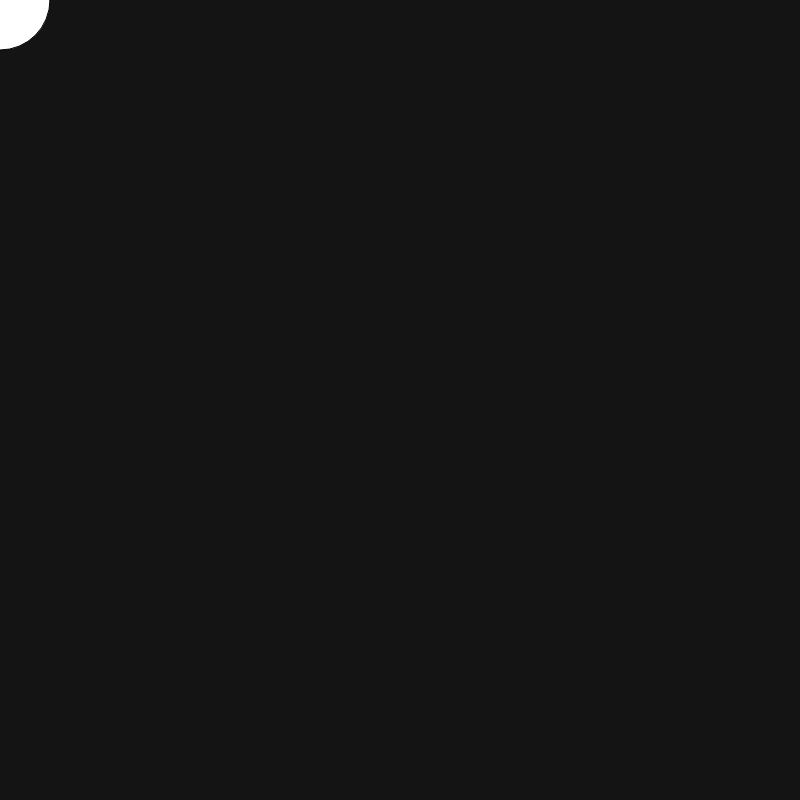
Frame 1 (no input)
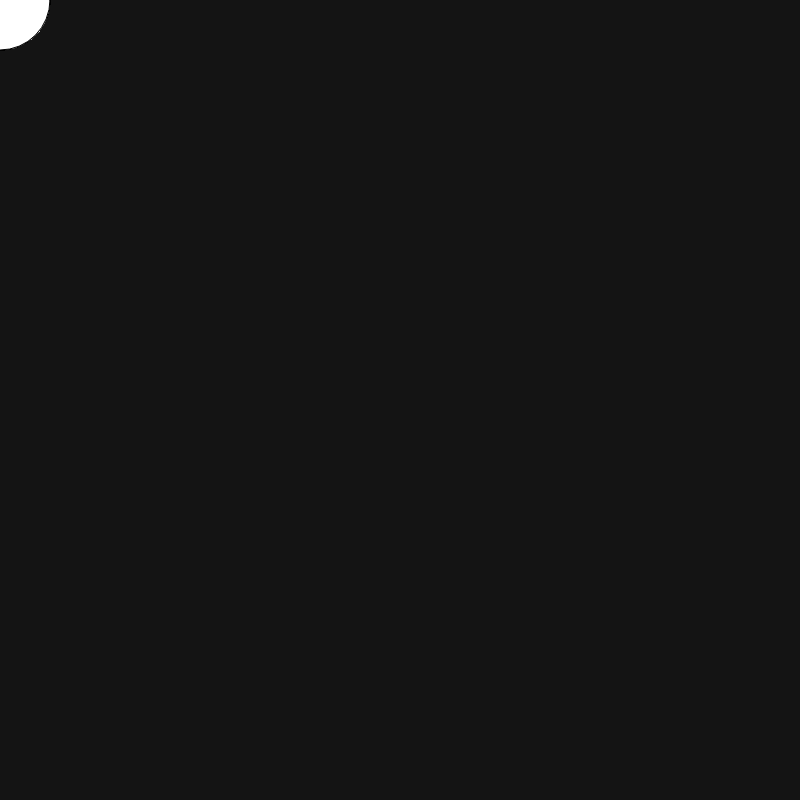
Frame 60 (no input)
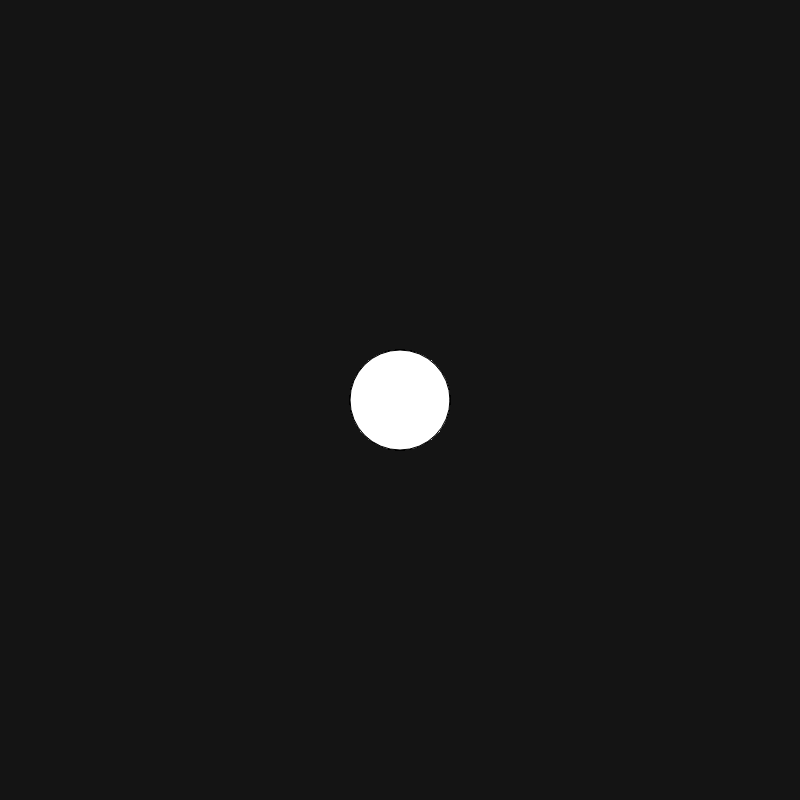
Frame 120 (the mouse pressed at the canvas centre since frame 60)

The p5.js sketch that drew these frames (run headless with seeded random() and noise() and a simulated clock; from frame 60 on, the mouse is pressed at the canvas centre):

// p5.js sketch
// ── sketch.js
let trail = [];

function setup() {
  createCanvas(800,800);
}

function draw() {
  background(20);
  trail.push({ x: mouseX, y: mouseY });
  for (let i = 0; i < trail.length; i++) {
    ellipse(trail[i].x, trail[i].y, 100, 100);
  }
  if (trail.length > 50) {
    trail.splice(0, 1);
  }
}
